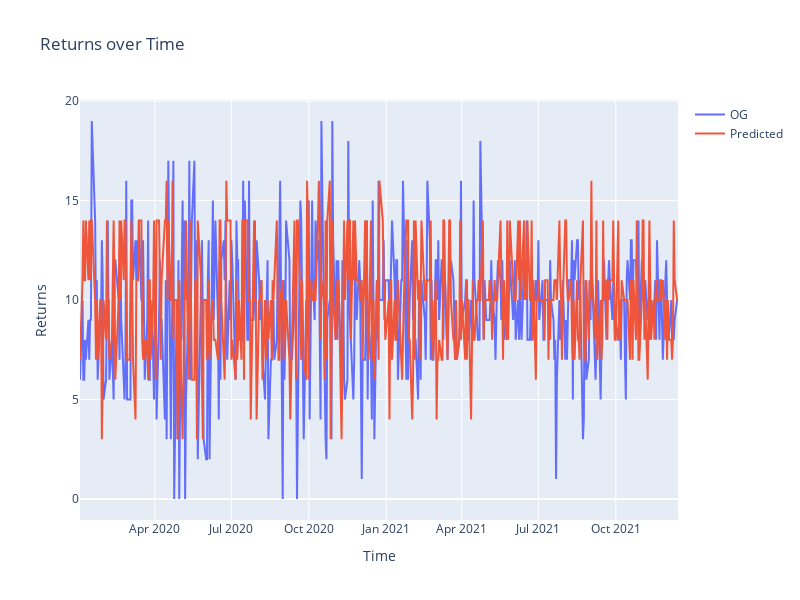

The cell this chart's notebook holds for it:
### Code cell
def plot(originals, predictions):
    import plotly.graph_objs as go
    import pandas as pd

    fig = go.Figure()
    df = pd.read_csv('binned_returns.csv')#returns['binned_returns']

    fig.add_trace(go.Scatter(x=df['Date'], y=originals, name='OG'))
    fig.add_trace(go.Scatter(x=df['Date'], y=predictions, name='Predicted'))

    fig.update_layout(title='Returns over Time',
                    xaxis_title='Time',
                    yaxis_title='Returns',
                    width=800,
                    height=600)

    return fig

plot(originals, predictions)

### Figure 1 — Plotly figure (JSON) as saved in the notebook; plotly's stock layout.template omitted (floating-point values rounded to 4 significant figures; data arrays with more than 128 entries replaced by an {"elided": "..."} marker saying what was removed)
{"data": [{"name": "OG", "type": "scatter", "x": {"elided": "504 str values"}, "y": {"elided": "492 int values"}}, {"name": "Predicted", "type": "scatter", "x": {"elided": "504 str values"}, "y": {"elided": "492 int values"}}], "layout": {"height": 600, "title": {"text": "Returns over Time"}, "width": 800, "xaxis": {"title": {"text": "Time"}}, "yaxis": {"title": {"text": "Returns"}}}}
